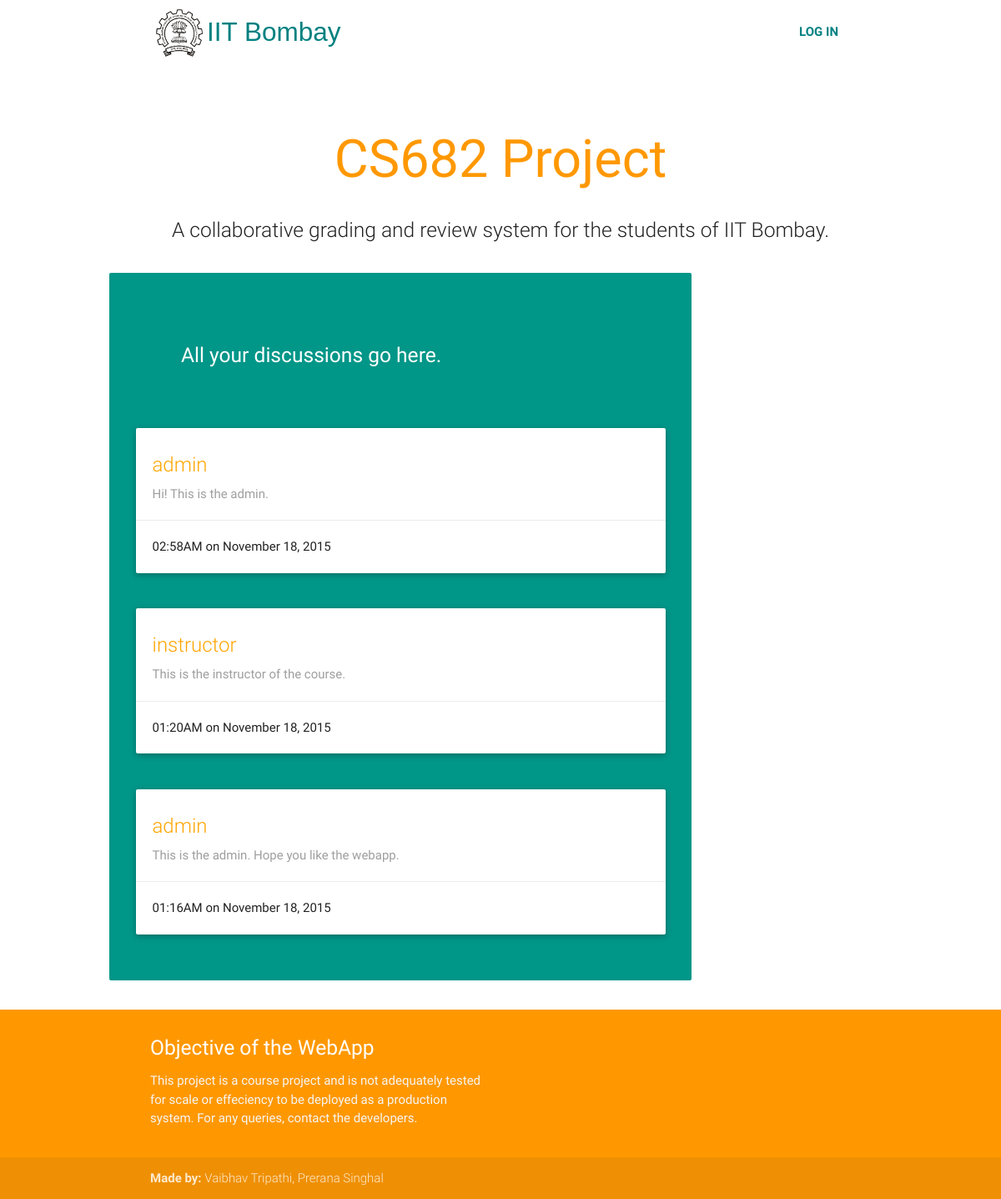
The page / on the database its author committed.
### tables this page shows
CREATE TABLE entries (
  id integer primary key autoincrement,
  title text references users(username) on delete cascade,
  text text not null,
  time text not null
);

### db.py (the view)
@app.route('/')
def show_entries():
    cur = g.db.execute('select title, text, time from entries order by id desc')
    entries = [dict(title=row[0], text=row[1], datetime=row[2]) for row in cur.fetchall()]
    return render_template('show_entries.html', entries=entries)

### db.py (called while the page is built)
def connect_db():
    return sqlite3.connect(app.config['DATABASE'])

@app.before_request
def before_request():
    g.db = connect_db()

@app.teardown_request
def teardown_request(exception):
    db = getattr(g, 'db', None)
    if db is not None:
        db.close()

### templates/show_entries.html (shortened to what this page needs)
{% extends "layout.html" %}
{% block body %}
  <H5 style="color:#fff; margin:10%;">All your discussions go here.</H5>
  {% for entry in entries %}
    <div class="row">
        <div class="col s12">
          <div class="card white">
            <div class="card-content grey-text">
              <span class="card-title" style="color:orange;">{{ entry.title }}</span>
              <p>{{ entry.text|safe }}</p>
            </div>
            <div class="card-action">
              {{ entry.datetime|safe }}
            </div>
          </div>
        </div>
      </div>
  {% else %}
    <li><em>Unbelievable.  No entries here so far</em>
  {% endfor %}
{% endblock %}

### rows shown on the page
entries: title "admin", text "Hi! This is the admin.", datetime "02:58AM on November 18, 2015"
entries: title "instructor", text "This is the instructor of the course.", datetime "01:20AM on November 18, 2015"
entries: title "admin", text "This is the admin. Hope you like the webapp.", datetime "01:16AM on November 18, 2015"
